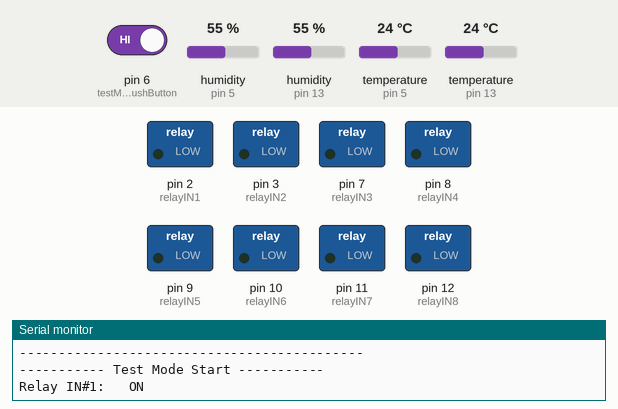
Recording of a sketch running on a simulated Arduino Uno, built with avr-gcc and run on an emulated ATmega328P. On the bench: switched loads named in the sketch (green lamp = pin HIGH), the last lines printed to the serial monitor. The test bench sets the inputs (shaded band); at power-on: pin 6 (testModePushButton) HIGH, humidity (sensors on pin 5, pin 13) 55 %, temperature (sensors on pin 5, pin 13) 24 °C.

Above: at 11.6 s.
11.7 s: pin 6 (testModePushButton) driven LOW
At 15.0 s:
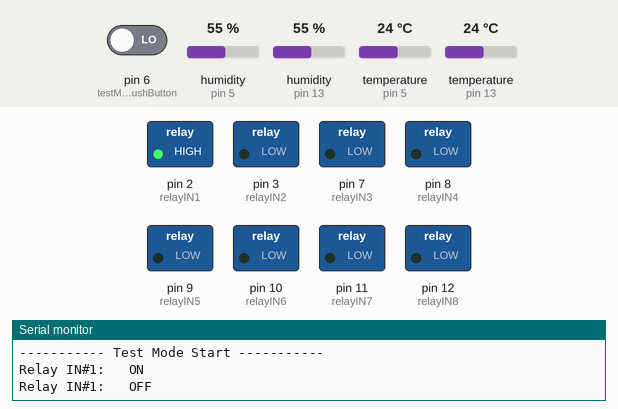
At 18.7 s:
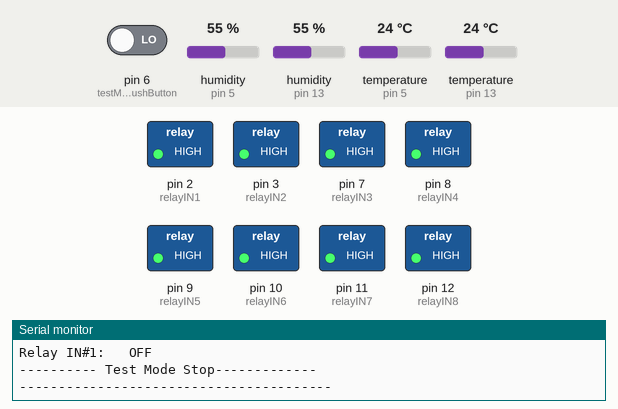
21.3 s: pin 6 (testModePushButton) driven HIGH
At 23.1 s:
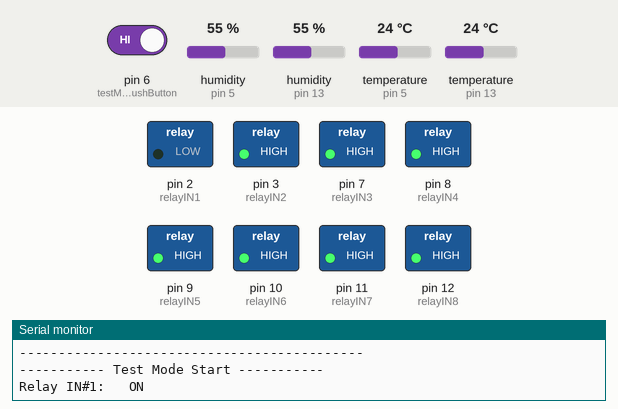
Timing chart, 0 to 36.9 s (numbered marks = the images above; inputs shaded):
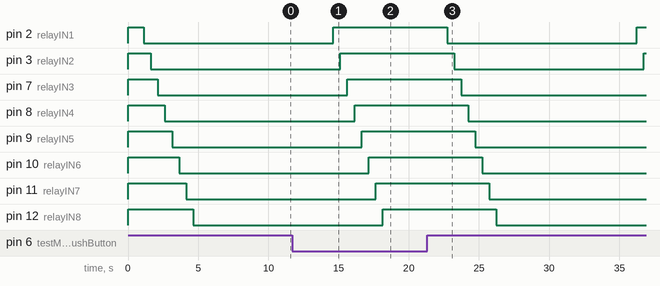

The sketch:

salledesmachine.ino
```cpp
/*
Salle des machines
Arret de l'echangeur d'air si la temperature du tuyau de secheuse
est superieure a la temperature ambiante

Rev: 03 2015-12-27 JLC

Pour modifier:
- Brancher le arduino au port Serie
- CTRL-U pour uploader
- CTRKL-SHIFT-M pour voir les print outs pour debug

 */

 #include <dht.h>

dht DHT;

#define RELAY_ON LOW
#define RELAY_OFF HIGH

// PIN Definition
int testModePushButton = 6;
int relayIN1 = 2;
int relayIN2 = 3;
int relayIN3 = 7;
int relayIN4 = 8;
int relayIN5 = 9;
int relayIN6 = 10;
int relayIN7 = 11;
int relayIN8 = 12;

//// PIN Definition Relay #8 = RelayIN1
//int testModePushButton = 6;
//int relayIN1 = 12;
//int relayIN2 = 11;
//int relayIN3 = 10;
//int relayIN4 = 9;
//int relayIN5 = 8;
//int relayIN6 = 7;
//int relayIN7 = 3;
//int relayIN8 = 2;

// Attention aux commentaires c'est un define sti !!!
// Quabnd le delta de temp entre tuyau et ambiant sera de TEMP_THRESH_DELTA_TUYAU_AMBIANT, l'echangeur arrete
#define TEMP_THRESH_DELTA_TUYAU_AMBIANT 1.5
#define TIME_MIN_AIREX_CMD 20000
#define DHT11_PIN 13
#define DHT21_PIN 5

float dht21_temp_tuyau = 0;       // Mettee le sensor sur le tuyau de secheuse
float dht11_temp_ambiante=100;    // Etre sure que le tuyau est chaud en partant pour eviter un arret. Mettre ce sensor a 1 pied de l'autre
float delta_temp_tuyau_ambiante=dht21_temp_tuyau-dht11_temp_ambiante;


int prev_IN1_status=LOW;
boolean testModeEnabled=false;

//int tempPin = 0;
//int ledPin = 9;           // the pin that the LED is attached to

int brightness = 0;    // how bright the LED is
int fadeAmount = 5;    // how many points to fade the LED by

long mydelay = 2000; //2000 at least needed by DHT


// the setup routine runs once when you press reset:
void setup()  {

//Turn off all relays by default.
// Must be done before pinMode to avoid relay
// HIGH = OFF !

digitalWrite(testModePushButton,LOW);
digitalWrite(relayIN1,RELAY_OFF);
digitalWrite(relayIN2,RELAY_OFF);
digitalWrite(relayIN3,RELAY_OFF);
digitalWrite(relayIN4,RELAY_OFF);
digitalWrite(relayIN5,RELAY_OFF);
digitalWrite(relayIN6,RELAY_OFF);
digitalWrite(relayIN7,RELAY_OFF);
digitalWrite(relayIN8,RELAY_OFF);

//Digital
pinMode(relayIN1, OUTPUT);
pinMode(relayIN2, OUTPUT);
pinMode(relayIN3, OUTPUT);
pinMode(relayIN4, OUTPUT);
pinMode(relayIN5, OUTPUT);
pinMode(relayIN6, OUTPUT);
pinMode(relayIN7, OUTPUT);
pinMode(relayIN8, OUTPUT);
pinMode(testModePushButton, INPUT);

//Analog
//pinMode(tempPin, INPUT);

// initialize serial communication at 9600 bits per second:
Serial.begin(9600);
Serial.println("Apps pour Arret Echangeur d'air !");
Serial.print("LIBRARY VERSION: ");
Serial.println(DHT_LIB_VERSION);
Serial.println();

//Lire le sensor pour etablir la comm serie qui est bizarre au demarrage
int prechk = DHT.read11(DHT11_PIN);
delay(500);
prechk = DHT.read11(DHT21_PIN);
delay(300);
//prechk = DHT.read11(DHT11_PIN);
//prechk = DHT.read11(DHT21_PIN);
Serial.println();
Serial.println();

}

// the loop routine runs over and over again forever:
void loop()  {

  Serial.println("--- OVERALL STATUS           ----------");
  int testModePushButtonStatus=digitalRead(testModePushButton);
  if (testModePushButtonStatus==LOW) {
    testModeEnabled=false;
    Serial.println("Test Mode: OFF");
  } else {
    testModeEnabled=true;
    Serial.println("Test Mode: ON");
  }

  Serial.println("--- DHT21 Digital Thermo Hum ----------");
  // READ DATA
  Serial.print("DHT21, \t");
  int chk = DHT.read21(DHT21_PIN);
  switch (chk)
  {
    case DHTLIB_OK:
		Serial.print("OK,\t");
		break;
    case DHTLIB_ERROR_CHECKSUM:
		Serial.print("Checksum error,\t");
		break;
    case DHTLIB_ERROR_TIMEOUT:
		Serial.print("Time out error,\t");
		break;
    default:
		Serial.print("Unknown error,\t");
		break;
  }
  // DISPLAY DATA
  dht21_temp_tuyau=DHT.temperature;
  Serial.print(dht21_temp_tuyau, 1);
  Serial.print(",\t");
  Serial.println(DHT.humidity, 1);

  Serial.println("--- DHT11 Digital Temp Ambiante ----------");

  // READ DATA
  Serial.print("DHT11, \t");
  chk = DHT.read11(DHT11_PIN);
  switch (chk)
  {
    case DHTLIB_OK:
		Serial.print("OK,\t");
		break;
    case DHTLIB_ERROR_CHECKSUM:
		Serial.print("Checksum error,\t");
		break;
    case DHTLIB_ERROR_TIMEOUT:
		Serial.print("Time out error,\t");
		break;
    default:
		Serial.print("Unknown error,\t");
		break;
  }
  // DISPLAY DATA
  dht11_temp_ambiante=DHT.temperature;
  Serial.print(dht11_temp_ambiante,1);
  Serial.print(",\t");
  Serial.println(DHT.humidity,1);

 delta_temp_tuyau_ambiante=dht21_temp_tuyau-dht11_temp_ambiante;

 Serial.print("Delta Temperature Tuyau vs Ambiante\t");
 Serial.println(delta_temp_tuyau_ambiante,2);
 Serial.println("--------------------------------------------\n\n");


 if (!testModeEnabled ) {
   if ( delta_temp_tuyau_ambiante > TEMP_THRESH_DELTA_TUYAU_AMBIANT ){
        Serial.println("Relay IN#1:   ON");
        digitalWrite(relayIN1,RELAY_ON);
        delay(TIME_MIN_AIREX_CMD);
    } else {
        Serial.println("Relay IN#1:   OFF");
        digitalWrite(relayIN1,RELAY_OFF);
   }
   digitalWrite(relayIN2,RELAY_OFF);
   digitalWrite(relayIN3,RELAY_OFF);
   digitalWrite(relayIN4,RELAY_OFF);
   digitalWrite(relayIN5,RELAY_OFF);
   digitalWrite(relayIN6,RELAY_OFF);
   digitalWrite(relayIN7,RELAY_OFF);
   digitalWrite(relayIN8,RELAY_OFF);
 } else {
    // wait for x milliseconds to see the dimming effect
    Serial.println("----------- Test Mode Start -----------");

    Serial.println("Relay IN#1:   ON");
    digitalWrite(relayIN1,RELAY_ON);
    delay(500);
    digitalWrite(relayIN2,RELAY_ON);
    delay(500);
    digitalWrite(relayIN3,RELAY_ON);
    delay(500);
    digitalWrite(relayIN4,RELAY_ON);
    delay(500);
    digitalWrite(relayIN5,RELAY_ON);
    delay(500);
    digitalWrite(relayIN6,RELAY_ON);
    delay(500);
    digitalWrite(relayIN7,RELAY_ON);
    delay(500);
    digitalWrite(relayIN8,RELAY_ON);

    delay(10000);

    Serial.println("Relay IN#1:   OFF");
    //Turn off all relays by default !
    digitalWrite(relayIN1,RELAY_OFF);
    delay(500);
    digitalWrite(relayIN2,RELAY_OFF);
    delay(500);
    digitalWrite(relayIN3,RELAY_OFF);
    delay(500);
    digitalWrite(relayIN4,RELAY_OFF);
    delay(500);
    digitalWrite(relayIN5,RELAY_OFF);
    delay(500);
    digitalWrite(relayIN6,RELAY_OFF);
    delay(500);
    digitalWrite(relayIN7,RELAY_OFF);
    delay(500);
    digitalWrite(relayIN8,RELAY_OFF);
    Serial.println("---------- Test Mode Stop-------------");
  }  // Test mode

  Serial.println("----------------------------------------");
  delay(mydelay);

}
```

Measured:
- after the input at 11.7 s, pin 2 (relayIN1): goes on until 14.6 s, then stays HIGH; pin 3 (relayIN2): goes on until 15.1 s, then stays HIGH
- after the input at 21.3 s, pin 2 (relayIN1): HIGH → LOW after 1.4 s, → HIGH 13.5 s later; pin 3 (relayIN2): HIGH → LOW after 1.9 s, → HIGH 13.5 s later; pin 7 (relayIN3): HIGH → LOW after 2.4 s; pin 8 (relayIN4): HIGH → LOW after 2.9 s; pin 9 (relayIN5): HIGH → LOW after 3.4 s
